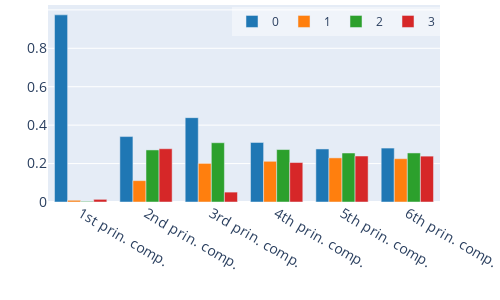

Notebook cell for this chart:
### Code cell
#Plot the Shapley compositions as histograms

fig = explainer.shapley_histogram(figheight=300)
fig.write_image(os.path.join(out_dir, 'ex_eq4_histo.pdf'))

### Figure 1 — Plotly figure (JSON) as saved in the notebook; plotly's stock layout.template omitted (floating-point values rounded to 4 significant figures)
{"data": [{"name": "0", "orientation": "v", "type": "bar", "x": ["1st prin. comp.", "2nd prin. comp.", "3rd prin. comp.", "4th prin. comp.", "5th prin. comp.", "6th prin. comp."], "y": [0.974, 0.3406, 0.439, 0.3098, 0.2761, 0.2807]}, {"name": "1", "orientation": "v", "type": "bar", "x": ["1st prin. comp.", "2nd prin. comp.", "3rd prin. comp.", "4th prin. comp.", "5th prin. comp.", "6th prin. comp."], "y": [0.008935, 0.1112, 0.201, 0.2118, 0.2296, 0.2254]}, {"name": "2", "orientation": "v", "type": "bar", "x": ["1st prin. comp.", "2nd prin. comp.", "3rd prin. comp.", "4th prin. comp.", "5th prin. comp.", "6th prin. comp."], "y": [0.003168, 0.271, 0.3085, 0.2729, 0.255, 0.2552]}, {"name": "3", "orientation": "v", "type": "bar", "x": ["1st prin. comp.", "2nd prin. comp.", "3rd prin. comp.", "4th prin. comp.", "5th prin. comp.", "6th prin. comp."], "y": [0.01387, 0.2773, 0.0515, 0.2054, 0.2393, 0.2387]}], "layout": {"autosize": false, "bargroupgap": 0, "barmode": "group", "colorway": ["#1F77B4", "#FF7F0E", "#2CA02C", "#D62728", "#9467BD", "#8C564B", "#E377C2", "#7F7F7F", "#BCBD22", "#17BECF"], "font": {"size": 14}, "height": 300, "legend": {"bgcolor": "rgba(255,255,255,0.4)", "font": {"size": 12}, "orientation": "h", "x": 1, "xanchor": "right", "y": 0.99, "yanchor": "top"}, "margin": {"b": 0, "l": 0, "r": 0, "t": 0}, "width": 500, "xaxis": {"autorange": true, "range": [-0.5, 5.5], "title": {"text": ""}, "type": "category"}, "yaxis": {"autorange": true, "range": [0, 1.025], "title": {"text": ""}, "type": "linear"}}}
